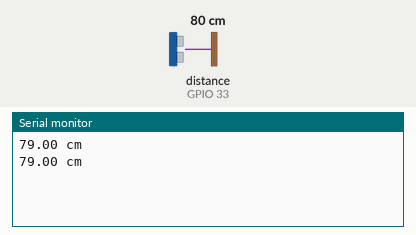
Simulated run of this sketch. Board: ESP32. Shown: the last lines printed to the serial monitor. Wiring (inferred from the names in the program): ultrasonic range finder: trigger GPIO 32; echo GPIO 33. The inputs (shaded band) are chosen by the test bench; at power-on: distance to the obstacle (sensor on GPIO 33) 80 cm. The echo pulse lasts 58.3 µs per cm.

Above: at 4.8 s.
4.9 s: distance to the obstacle (sensor on GPIO 33) set to 2 cm
At 11.0 s:
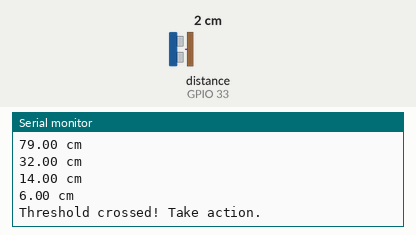
11.3 s: distance to the obstacle (sensor on GPIO 33) set to 4 cm
At 12.5 s:
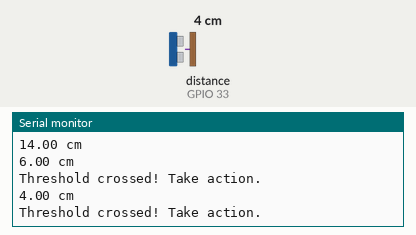
Timing chart, 0 to 14.3 s (numbered marks = the images above; inputs shaded):
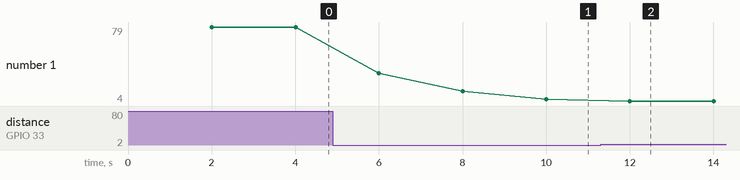

Measured:
- after the input at 4.9 s, the serial monitor: prints a new line after 1.1 s (image 1)
- after the input at 11.3 s, the serial monitor: prints a new line after 0.70 s (image 2)
- plotted number 1: 79 → 6 after the input at 4.9 s, 6 → 4 after the input at 11.3 s

The sketch:

2025_02_24_ESP32_TDA02V2_Distance.ino
```cpp
#include "ControllerService.h"

#define TRIGGER_PIN  32
#define ECHO_PIN     33

ControllerService controller(TRIGGER_PIN,ECHO_PIN);

void setup() {
  Serial.begin(9600);
  controller.begin();
}

void loop() {
  controller.tick();
}
```

ControllerService.cpp
```cpp
#include "ControllerService.h"

ControllerService::ControllerService(int triggerPin, int echoPin) {
  _ultrasonicSensor = new UltrasonicSensor(triggerPin, echoPin);
}

void ControllerService::begin() {
  _ultrasonicSensor->begin();

  _ultrasonicSensor->onResolutionUpdate([this](float distanceInCm) {
    Serial.print(distanceInCm);
    Serial.println(" cm");
  });

  _ultrasonicSensor->onThresholdCrossed([]() {
    Serial.println("Threshold crossed! Take action.");
  });
}

void ControllerService::tick() {
  _ultrasonicSensor->tick();
}
```

ControllerService.h
```cpp
#ifndef ControllerService_h
#define ControllerService_h

#include "UltrasonicSensor.h"

class ControllerService {
public:
  ControllerService(int triggerPin, int echoPin);
  void begin();
  void tick();

private:
  UltrasonicSensor *_ultrasonicSensor;
};

#endif
```

UltrasonicSensor.cpp
```cpp
#include "UltrasonicSensor.h"

UltrasonicSensor::UltrasonicSensor(
    int triggerPin,
    int echoPin
  ):
    _triggerPin(triggerPin),
    _echoPin(echoPin),
    _lastDistance(-1),
    _threshold(10),
    _lastReadingTime(0),
    _thresholdCallback(NULL),
    _resolutionCallback(NULL)
  {}

  void UltrasonicSensor::begin() {
    pinMode(_triggerPin, OUTPUT);
    pinMode(_echoPin, INPUT);
  }

  void UltrasonicSensor::tick() {
    unsigned long currentTime = millis();
   if (currentTime - _lastReadingTime >= 2000) {  // Trigger reading every other second
      long distance = measureDistance();

      if (distance > 0 && _thresholdCallback) {
        _resolutionCallback(distance);
      }

      if (distance <= _threshold && _thresholdCallback) {
        _thresholdCallback();
      }

      _lastReadingTime = currentTime;
    }
  }

  void UltrasonicSensor::setTriggerThreshold(int threshold) {
    _threshold = threshold;
  }

  void UltrasonicSensor::onThresholdCrossed(void (*callback)()) {
    _thresholdCallback = callback;
  }

  void UltrasonicSensor::onResolutionUpdate(UltrasonicSensorCallback callback) {
    _resolutionCallback = callback;
  }

  long UltrasonicSensor::measureDistance() {
    digitalWrite(_triggerPin, LOW);
    delayMicroseconds(2);
    digitalWrite(_triggerPin, HIGH);
    delayMicroseconds(10);
    digitalWrite(_triggerPin, LOW);

    long duration = pulseIn(_echoPin, HIGH);

    // Convert to distance in cm
    float distance = (duration * 0.0343) / 2;

    // Fail-safe: Ignore very short readings (possible noise)
    if (distance < 2) {
        return _lastDistance;
    }

    // Exponential Moving Average (EMA) smoothing
    const float alpha = 0.6;  // Adjust for smoother vs. responsive data
    _lastDistance = (_lastDistance < 0) ? distance : (alpha * distance + (1 - alpha) * _lastDistance);

    return _lastDistance;
  }
```

UltrasonicSensor.h
```cpp
#ifndef ULTRASONICSENSOR_H
#define ULTRASONICSENSOR_H

#include <Arduino.h>
#include <functional>

class UltrasonicSensor {
public:
    using UltrasonicSensorCallback = std::function<void(float distance)>;

    UltrasonicSensor(int triggerPin, int echoPin);

    void begin();
    void tick();

    void setTriggerThreshold(int threshold);
    void onThresholdCrossed(void (*callback)());
    void onResolutionUpdate(UltrasonicSensorCallback callback);

private:
    int _triggerPin;
    int _echoPin;
    unsigned long _lastReadingTime;

    int _threshold;
    void (*_thresholdCallback)();

    // void (*_resolutionCallback)(long);
    UltrasonicSensorCallback _resolutionCallback;

    long _lastDistance;
    long measureDistance();
};

#endif
```
